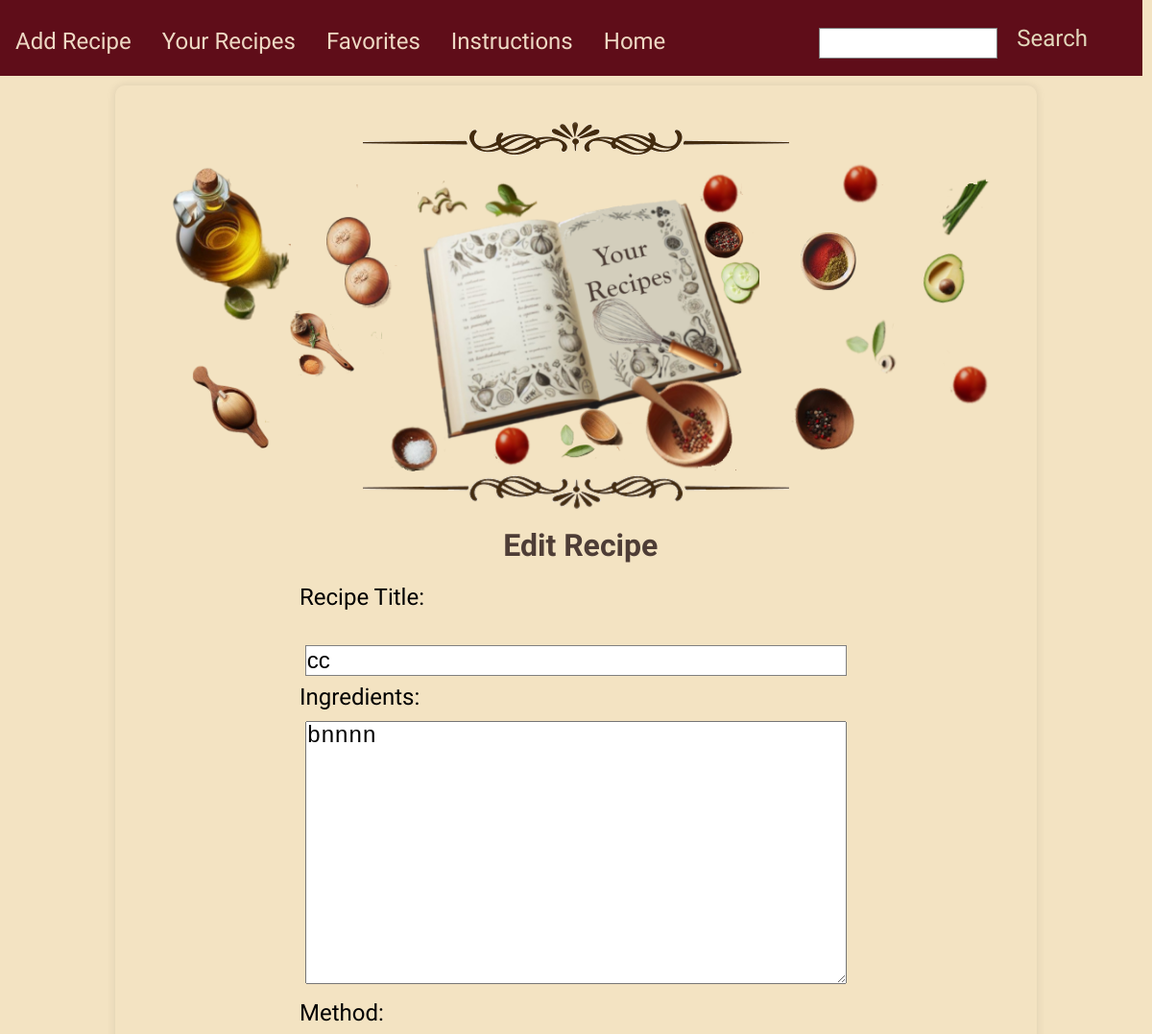
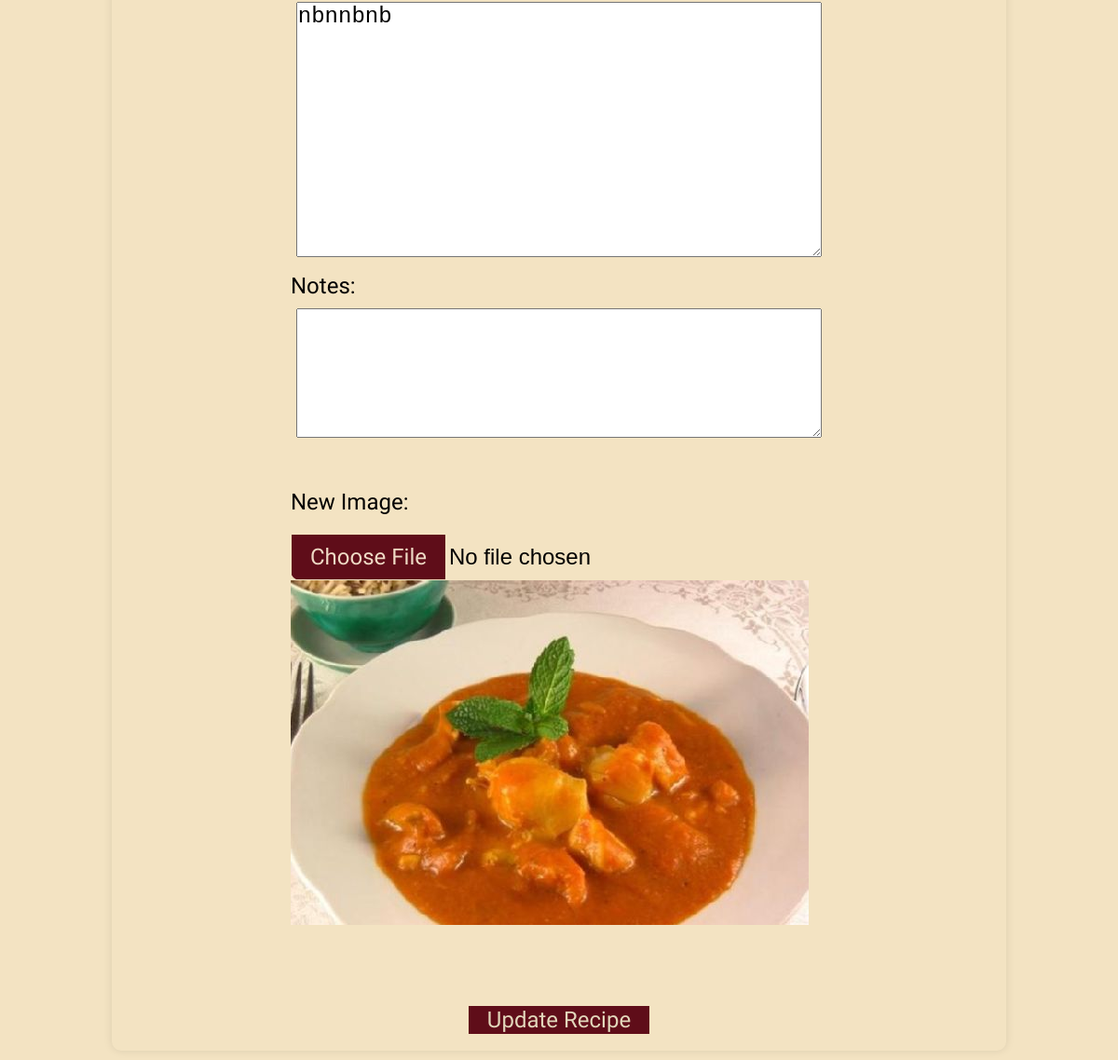
Screenshot of /edit_recipe/153 (signed in) with the database file from the repository (2 pictures, top to bottom).
### tables this page shows
CREATE TABLE recipes (
                id INTEGER PRIMARY KEY AUTOINCREMENT,
                title TEXT NOT NULL,
                ingredients TEXT NOT NULL,
                instructions TEXT NOT NULL,
                notes TEXT,  -- Add the new column for notes
                user_id INTEGER, image TEXT,
                FOREIGN KEY (user_id) REFERENCES users (id)
            );

### build/views.py (the view, shortened to what this page needs)
@views.route('/edit_recipe/<int:recipe_id>', methods=['GET', 'POST'])
def edit_recipe(recipe_id):
    if 'user_id' not in session:
        flash('You need to log in first.')
        return redirect(url_for('views.login'))
    user_id = session['user_id']
    with db_connect() as connection:
        connection.row_factory = sqlite3.Row
        cursor = connection.cursor()
        cursor.execute('SELECT * FROM recipes WHERE id=? AND user_id=?',
                       (recipe_id, user_id))
        recipe = cursor.fetchone()
    return render_template('edit_recipe.html', recipe=recipe, user_id=user_id)

### build/__init__.py (called while the page is built)
def db_connect():
    if is_testing is False:
        conn = sqlite3.connect(DATABASE)
    else:
        conn = sqlite3.connect(TEST_DATABASE)
    return conn

### build/templates/edit_recipe.html (shortened to what this page needs)
<!DOCTYPE html>
<html lang="en">
<head>
    <link rel="stylesheet" type="text/css" href="/static/styles/styles.css">
</head>
<body>
      {% include "nav.html" %}
    <div class="book-container">
        <div class="field-container">
    <img src="/static/images/border.png" alt="Border Image">
            <div class="edit-recipe">
            </div>
            <img src="/static/images/borderb.png" alt="Border Image">
            <h1>Edit Recipe</h1>
            <div class="form-width">
            <form class="form-group" method="post" action="{{ url_for('views.edit_recipe', recipe_id=recipe[0]) }}" enctype="multipart/form-data">
                <label for="title">Recipe Title:</label>
                <input type="text" id="title" name="title" value="{{ recipe[1] }}" aria-label="Recipe Title" required>
                <br>
                <label for="ingredients">Ingredients:</label>
                <textarea id="ingredients" name="ingredients" rows="10" aria-label="Ingredients" required>{{ recipe[2] }}</textarea>
                <br>
                <label for="instructions">Method:</label>
                <textarea id="instructions" name="instructions" rows="10" aria-label="Method" required>{{ recipe[3] }}</textarea>
                <br>
                <label for="notes">Notes:</label>
                <textarea id="notes" name="notes" rows="5" aria-label="Notes">{{ recipe[4] }}</textarea>
                <br>
                <br>
                <label for="image">New Image:</label>
                <input type="file" name="image" id="image" accept="image/*" aria-label="Upload New Image">
                <br>
                <div id="image_container">
                {% if recipe[5] %}
                <img src="{{ url_for('static', filename='uploads/' + recipe[6]|string) }}" alt="Recipe Image">
                {% else %}
                <img src="{{ url_for('static', filename='default_image.jpg') }}" alt="Default Image" width="100">
                {% endif %}
                 </div>
                </div>
                <br>
                <input type="submit" class="button1-style" value="Update Recipe">
        </div>
    </div>
</body>
</html>

### build/static/styles/styles.css (style rules this page uses)
body { font-family: 'Indie Flower', Arial, sans-serif, cursive !important; line-height: 1.6; font-size: 24px; height: 100vh; margin: 0; background: #f3e3c2; background-size: cover; }
h1 { text-align: center; font-family: 'Indie Flower', Arial, sans-serif, cursive !important; color: #4e3d36; margin-top: 1%; margin-bottom: 1%; margin-left: 1%; font-size: 4rem; }
.button1-style, a.button2-style, .button3-style, input[type="file"]::file-selector-button { font-family: 'Indie Flower', Arial, sans-serif, cursive !important; cursor: pointer; }
.button1-style { width: auto; padding: 10px 20px; font-size: 24px; margin: 10px; color: #e2d7bb; background-color: #5f0d19; border: none; }
.field-container { display: flex; flex-direction: column; align-items: center; justify-content: center; margin-bottom: 20px; padding-top: 10px; }
.book-container { width: 80%; min-height: 200px; max-height: 80%; padding-top: 25px; border-radius: 10px; box-shadow: 0 0 10px rgba(0, 0, 0, 0.1); overflow: auto; margin: auto; overflow-y: scroll }
#image_container { width: 400px; }
#image { width: 100%; height: 100%; object-fit: cover; border-radius: 10px; }
.edit-recipe { background: url('/static/images/your_recipesl.png') center center; width: 90%; background-size: 100% 100%; padding-top: 150px; padding-bottom: 175px; margin-top: 2px; margin-bottom: 2px; }
.form-group { margin-bottom: 15px; text-align: center; max-width: 100%; padding-inline: 0px; }
.form-group label { display: block; margin-bottom: 5px; text-align: left; }
.form-group input[type="text"], .form-group input[type="file"], .form-group textarea { width: 98%; font-size: 24px; padding: 1px; box-sizing: border-box; }
input[type="text"] { margin-top: 25px; margin-bottom: auto; font-size: 17px; border: 1px solid grey; }
input[type="submit"] { margin-top: 22px; padding: 1px 20px; background-color: #5f0d19; }
.form-width { width: 60%; }
@media screen and (max-width: 1200px) { h1 { font-size: 2rem; } }

### rows the page displays
recipes: title "cc", ingredients "bnnnn", instructions "nbnnbnb", image (picture)
